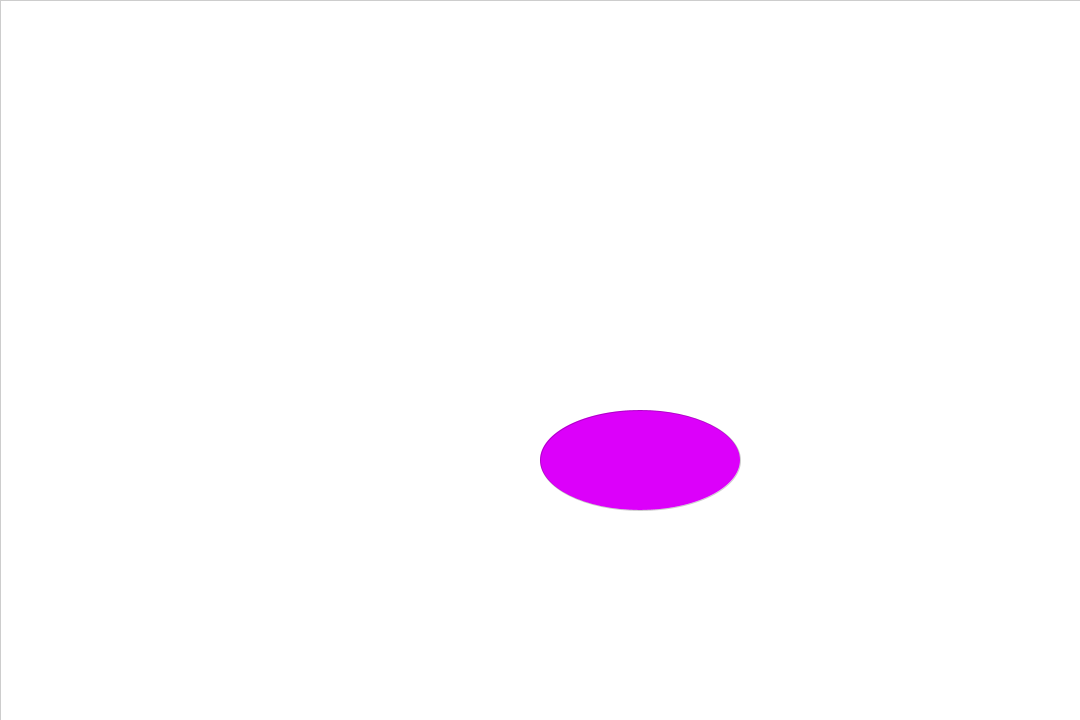
Frame 1 (no input)
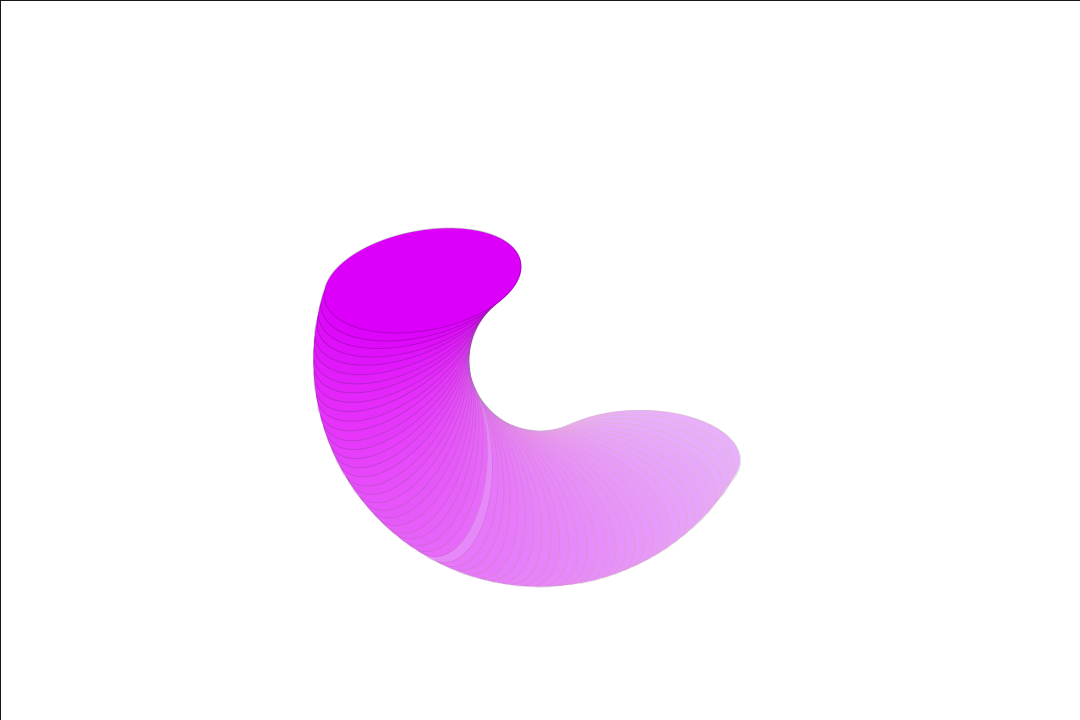
Frame 60 (the mouse pressed at the canvas centre just before this capture)
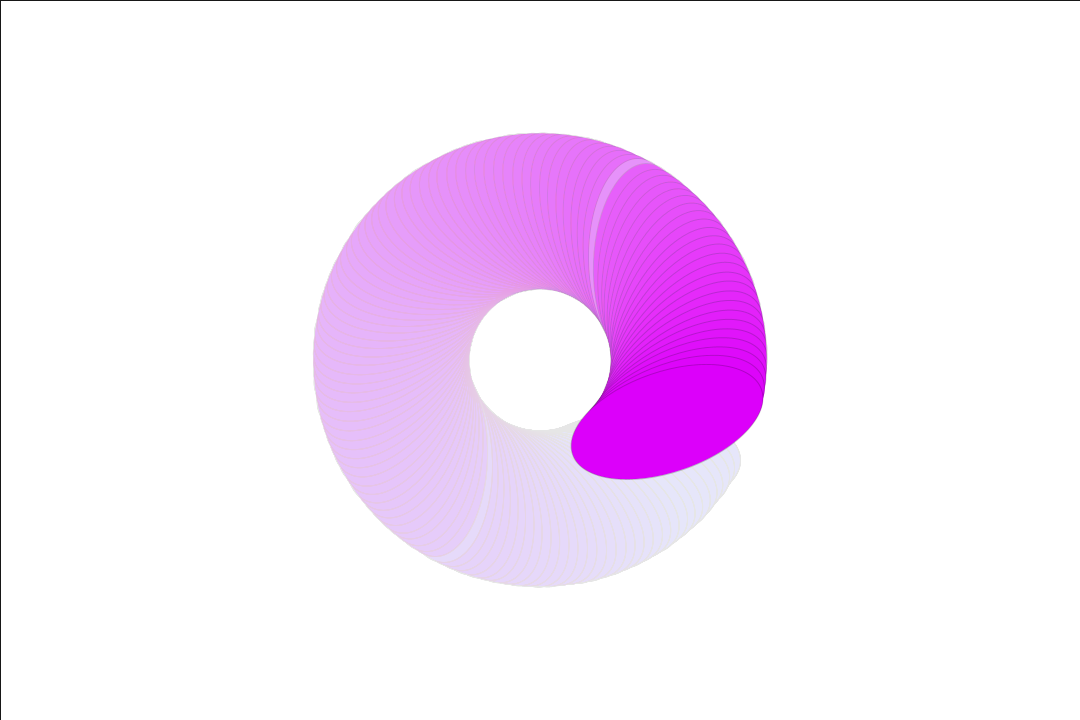
Frame 120 (the mouse held since frame 60 and released just before this capture)

The Processing sketch that drew these frames (run headless with seeded random() and noise(); from frame 60 on, the mouse is pressed at the canvas centre):

// Processing sketch: Loading_Icon
// ── Loading_Icon.pde
float x = 0;


void setup() {
  background(255);
  size(1080, 720);
  stroke(0, 50);
  //noStroke();

  frameRate(120);
}

void draw() {
  fill(255, 5);
  rect(0, 0, width, height);
  fill(220, tan(x), 250);
  pushMatrix();
  translate(width/2, height/2);
  rotate(x);
 //ellipse(100, 100, 200, sin(x));
  ellipse(100, 100, 200, 100);
  popMatrix();
  x+=.05;
}
